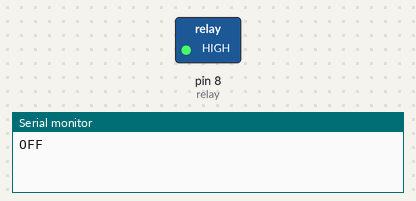
The sketch below on a simulated Arduino Uno, built with avr-gcc and run on an emulated ATmega328P. Parts: switched loads named in the sketch (green lamp = pin HIGH), the last lines printed to the serial monitor.

Above: at 1.5 s.
At 4.5 s:
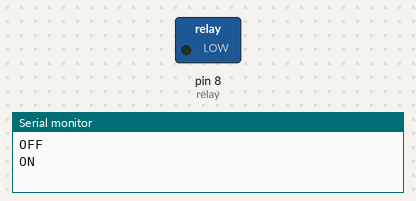
Timing chart, 0 to 7.8 s (numbered marks = the images above):
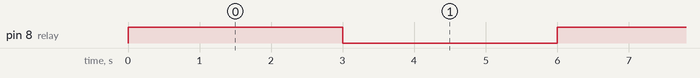

The sketch:

Relay_Example.ino
```cpp
/*********
  Rui Santos
  Complete project details at https://randomnerdtutorials.com
*********/

// Relay pin is controlled with D8. The active wire is connected to Normally Closed and common
int relay = 8;
volatile byte relayState = LOW;

void setup() {
  // Pin for relay module set as output
  pinMode(relay, OUTPUT);
  digitalWrite(relay, HIGH);
  // PIR motion sensor set as an input
  // Serial communication for debugging purposes
  Serial.begin(9600);
}

void loop() {

  digitalWrite(relay, HIGH);
  relayState = LOW;
  Serial.println("OFF");
  delay(3000);

  digitalWrite(relay, LOW);
  relayState = HIGH;
  Serial.println("ON");
  delay(3000);
}
```

Measured:
- by itself, pin 8 (relay): alternates HIGH for 3.0 s and LOW for 3.0 s
